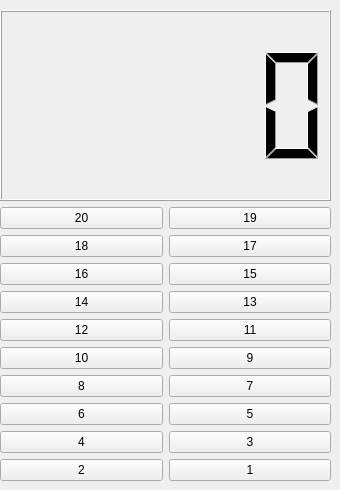
   <widget class="QWidget" name="tab_3">
    <attribute name="title">
     <string>电梯3</string>
    </attribute>
    <widget class="QWidget" name="verticalLayoutWidget_3">
     <property name="geometry">
      <rect>
       <x>0</x>
       <y>10</y>
       <width>331</width>
       <height>471</height>
      </rect>
     </property>
     <layout class="QVBoxLayout" name="verticalLayout_3">
      <item>
       <widget class="QLCDNumber" name="lcdNumber_3"/>
      </item>
      <item>
       <layout class="QHBoxLayout" name="es3_10">
        <item>
         <widget class="QPushButton" name="ef3_20">
          <property name="text">
           <string>20</string>
          </property>
          <property name="checkable">
           <bool>true</bool>
          </property>
         </widget>
        </item>
        <item>
         <widget class="QPushButton" name="ef3_19">
          <property name="text">
           <string>19</string>
          </property>
          <property name="checkable">
           <bool>true</bool>
          </property>
         </widget>
        </item>
       </layout>
      </item>
      <item>
       <layout class="QHBoxLayout" name="es3_9">
        <item>
         <widget class="QPushButton" name="ef3_18">
          <property name="text">
           <string>18</string>
          </property>
          <property name="checkable">
           <bool>true</bool>
          </property>
         </widget>
        </item>
        <item>
         <widget class="QPushButton" name="ef3_17">
          <property name="text">
           <string>17</string>
          </property>
          <property name="checkable">
           <bool>true</bool>
          </property>
         </widget>
        </item>
       </layout>
      </item>
      <item>
       <layout class="QHBoxLayout" name="es3_8">
        <item>
         <widget class="QPushButton" name="ef3_16">
          <property name="text">
           <string>16</string>
          </property>
          <property name="checkable">
           <bool>true</bool>
          </property>
         </widget>
        </item>
        <item>
         <widget class="QPushButton" name="ef3_15">
          <property name="text">
           <string>15</string>
          </property>
          <property name="checkable">
           <bool>true</bool>
          </property>
         </widget>
        </item>
       </layout>
      </item>
      <item>
       <layout class="QHBoxLayout" name="es3_7">
        <item>
         <widget class="QPushButton" name="ef3_14">
          <property name="text">
           <string>14</string>
          </property>
          <property name="checkable">
           <bool>true</bool>
          </property>
         </widget>
        </item>
        <item>
         <widget class="QPushButton" name="ef3_13">
          <property name="text">
           <string>13</string>
          </property>
          <property name="checkable">
           <bool>true</bool>
          </property>
         </widget>
        </item>
       </layout>
      </item>
      <item>
       <layout class="QHBoxLayout" name="es3_6">
        <item>
         <widget class="QPushButton" name="ef3_12">
          <property name="text">
           <string>12</string>
          </property>
          <property name="checkable">
           <bool>true</bool>
          </property>
         </widget>
        </item>
        <item>
         <widget class="QPushButton" name="ef3_11">
          <property name="text">
           <string>11</string>
          </property>
          <property name="checkable">
           <bool>true</bool>
          </property>
         </widget>
        </item>
       </layout>
      </item>
      <item>
       <layout class="QHBoxLayout" name="es3_5">
        <item>
         <widget class="QPushButton" name="ef3_10">
          <property name="text">
           <string>10</string>
          </property>
          <property name="checkable">
           <bool>true</bool>
          </property>
         </widget>
        </item>
        <item>
         <widget class="QPushButton" name="ef3_9">
          <property name="text">
           <string>9</string>
          </property>
          <property name="checkable">
           <bool>true</bool>
          </property>
         </widget>
        </item>
       </layout>
      </item>
      <item>
       <layout class="QHBoxLayout" name="es3_4">
        <item>
         <widget class="QPushButton" name="ef3_8">
          <property name="text">
           <string>8</string>
          </property>
          <property name="checkable">
           <bool>true</bool>
          </property>
         </widget>
        </item>
        <item>
         <widget class="QPushButton" name="ef3_7">
          <property name="text">
           <string>7</string>
          </property>
          <property name="checkable">
           <bool>true</bool>
          </property>
         </widget>
        </item>
       </layout>
      </item>
      <item>
       <layout class="QHBoxLayout" name="es3_3">
        <item>
         <widget class="QPushButton" name="ef3_6">
          <property name="text">
           <string>6</string>
          </property>
          <property name="checkable">
           <bool>true</bool>
          </property>
         </widget>
        </item>
        <item>
         <widget class="QPushButton" name="ef3_5">
          <property name="text">
           <string>5</string>
          </property>
          <property name="checkable">
           <bool>true</bool>
          </property>
         </widget>
        </item>
       </layout>
      </item>
      <item>
       <layout class="QHBoxLayout" name="es3_2">
        <item>
         <widget class="QPushButton" name="ef3_4">
          <property name="text">
           <string>4</string>
          </property>
          <property name="checkable">
           <bool>true</bool>
          </property>
         </widget>
        </item>
        <item>
         <widget class="QPushButton" name="ef3_3">
          <property name="text">
           <string>3</string>
          </property>
          <property name="checkable">
           <bool>true</bool>
          </property>
         </widget>
        </item>
       </layout>
      </item>
      <item>
       <layout class="QHBoxLayout" name="es3_1">
        <item>
         <widget class="QPushButton" name="ef3_2">
          <property name="text">
           <string>2</string>
          </property>
          <property name="checkable">
           <bool>true</bool>
          </property>
         </widget>
        </item>
        <item>
         <widget class="QPushButton" name="ef3_1">
          <property name="text">
           <string>1</string>
          </property>
          <property name="checkable">
           <bool>true</bool>
          </property>
         </widget>
        </item>
       </layout>
      </item>
     </layout>
    </widget>
   </widget>
